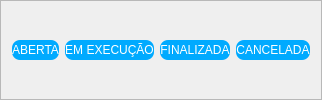
            <widget class="QFrame" name="frame_os_status">
             <property name="minimumSize">
              <size>
               <width>0</width>
               <height>40</height>
              </size>
             </property>
             <property name="frameShape">
              <enum>QFrame::StyledPanel</enum>
             </property>
             <property name="frameShadow">
              <enum>QFrame::Raised</enum>
             </property>
             <layout class="QHBoxLayout" name="horizontalLayout_59">
              <item>
               <widget class="QPushButton" name="btn_os_set_aberta">
                <property name="minimumSize">
                 <size>
                  <width>0</width>
                  <height>20</height>
                 </size>
                </property>
                <property name="styleSheet">
                 <string notr="true">background-color: rgb(0, 170, 255);
color: rgb(255, 255, 255);
border-radius: 8px;
border: 0px;</string>
                </property>
                <property name="text">
                 <string>ABERTA</string>
                </property>
               </widget>
              </item>
              <item>
               <widget class="QPushButton" name="btn_os_set_em_execucao">
                <property name="minimumSize">
                 <size>
                  <width>0</width>
                  <height>20</height>
                 </size>
                </property>
                <property name="styleSheet">
                 <string notr="true">background-color: rgb(0, 170, 255);
color: rgb(255, 255, 255);
border-radius: 8px;
border: 0px;</string>
                </property>
                <property name="text">
                 <string>EM EXECUÇÃO</string>
                </property>
               </widget>
              </item>
              <item>
               <widget class="QPushButton" name="btn_os_set_finalizada">
                <property name="minimumSize">
                 <size>
                  <width>0</width>
                  <height>20</height>
                 </size>
                </property>
                <property name="styleSheet">
                 <string notr="true">background-color: rgb(0, 170, 255);
color: rgb(255, 255, 255);
border-radius: 8px;
border: 0px;</string>
                </property>
                <property name="text">
                 <string>FINALIZADA</string>
                </property>
               </widget>
              </item>
              <item>
               <widget class="QPushButton" name="btn_os_set_cancelada">
                <property name="minimumSize">
                 <size>
                  <width>0</width>
                  <height>20</height>
                 </size>
                </property>
                <property name="styleSheet">
                 <string notr="true">background-color: rgb(0, 170, 255);
color: rgb(255, 255, 255);
border-radius: 8px;
border: 0px;</string>
                </property>
                <property name="text">
                 <string>CANCELADA</string>
                </property>
               </widget>
              </item>
             </layout>
            </widget>
